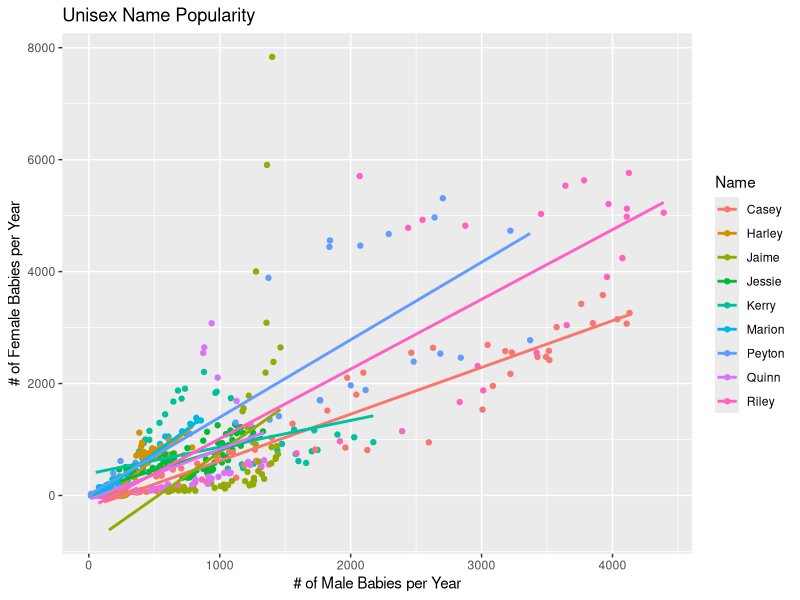

Generate this figure with R:
# Run the code below to set up the data
# Add labels to the plot
# - Title: Unisex Name Popularity
# - x: # of Male Babies per Year
# - y: # of Female Babies per Year
# - legend (color): Name

# Bonus: add additional information in a subtitle or caption

library(tidyverse)
# Load and reshape data
unisex_data <- read_csv("data/unisex.csv")
unisex_data <- unisex_data %>%
  select(-prop) %>%
  spread(sex, n, fill=0)
unisex_data

# make a scatterplot: add labels
ggplot(unisex_data, aes(x=Male, y=Female, color=name)) + 
  geom_point() +
  geom_smooth(method="lm", se=FALSE) + 
  labs(title="Unisex Name Popularity",
       x="# of Male Babies per Year",
       y="# of Female Babies per Year",
       color="Name")

